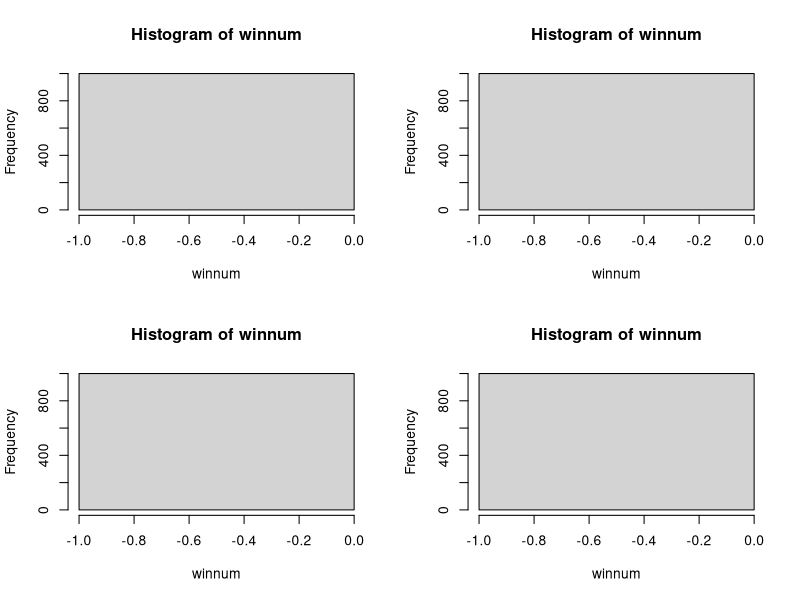

Generate this figure with R:
##https://www.r-bloggers.com/dirichlet-process-infinite-mixture-models-and-clustering/

par(mfrow=c(2,2))

#higher alpha leads to higher probability of lower values
stick_draw = function(num.vals, alpha) {
  betas = rbeta(num.vals, 1, alpha)
  stick.to.right = c(1, cumprod(1 - betas))[1:num.vals]
  weights = stick.to.right * betas
  weights
}

winnum=matrix(0,1000,1)
cum.breaks=matrix(0,1000,20)
#first number is windows; 
#second is alpha: sets break points...

for(i in 1:1000){
  d=stick_draw(20,5)
  breaks=unique(c(0,cumsum(round(d*20)),20))
  cum.breaks[i,1:length(breaks)]=breaks
  #  print(breaks)
  a=1:20
  testwin=window(a,breaks=breaks)
  winnum[i] = length(levels(testwin))
}

hist(winnum); table(winnum); mean(winnum)
print('mean')
apply(cum.breaks,2,mean,na.rm=TRUE)
print('max')
apply(cum.breaks[,1:19],2,max,na.rm=TRUE)
print('min')
apply(cum.breaks[,1:19],2,min,na.rm=TRUE)


#unique algorithm...
#need proof???
#

####uniform equality partition ....
#50% probability it is equal to next value
winnum=matrix(0,1000,1)
cum.breaks=matrix(as.numeric(NA),1000,20)

for(i in 1:1000){
  mean.wins=round(runif(1)*20); #print(mean.wins)
  a=1:20
  winprob=1-(mean.wins/max(a))
  partition=runif(19)>winprob
  if(!any(partition)){next} #skip cases with no breaks (could add as continuous...)
  breaks=which(partition==TRUE)
  cum.breaks[i,1:length(breaks)]=breaks
  testwin=window(a,breaks=c(0,breaks,max(a)))
  print(breaks)
  winnum[i] = length(levels(testwin))
  
}

hist(winnum); table(winnum); mean(winnum)
cat('mean window length', 20/mean(winnum))


print('mean')
apply(cum.breaks,2,mean,na.rm=TRUE)
print('max')
apply(cum.breaks[,1:19],2,max,na.rm=TRUE)
print('min')
apply(cum.breaks[,1:19],2,min,na.rm=TRUE)




####alt idea ---- each is an ind parameter of equality to next value
#then in the mh algorithm, they can be updated
#you can probably figure out using combinotorics the best way 
# to limit window size
# e.g. if probability of equality is .2 ... sum(.2>runif(1000))/1000

#reasonable prior: as likely to equal as not equal...
#should look at that bayesian model from the green book some time...

winnum=matrix(0,1000,1)
cum.breaks=matrix(as.numeric(NA),1000,20)


p=rep(.5,20) # can draw from a proposal support between 0 and 1
#can also use this to sample breaks

for(i in 1:1000){
  equ.draws = runif(20)
  partition = p>equ.draws
  if(!any(partition)){next} #skip cases with no breaks (could add as continuous...)
  breaks=c(0,which(partition==TRUE),20)
  print(breaks)  
  cum.breaks[i,1:length(breaks)]=breaks
  testwin=window(a,breaks=unique(breaks))
  print(breaks)
  winnum[i] = length(levels(testwin))
  
}

hist(winnum); table(winnum); mean(winnum)
cat('mean window length', 20/mean(winnum))


print('mean')
apply(cum.breaks,2,mean,na.rm=TRUE)
print('max')
apply(cum.breaks[,1:19],2,max,na.rm=TRUE)
print('min')
apply(cum.breaks[,1:19],2,min,na.rm=TRUE)


####
#equality constraints sampler; i.e. sampling "breaks" directly
winnum=matrix(0,1000,1)
cum.breaks=matrix(as.numeric(NA),1000,20)

n.constraints=3
for(i in 1:1000){
  #set uniform partition
  partition = rep(TRUE,length(a)-1)
  #draw random constraints based on n.constraints, 
  #i.e. 1 constraint = equal to the next beta (behind may be more natural)
  partition[sample(head(a,-1),n.constraints)] = FALSE
  if(!any(partition)){next} #skip cases with no breaks (could add as continuous...)
  breaks=c(0,which(partition==TRUE),20)
  print(breaks)  
  cum.breaks[i,1:length(breaks)]=breaks
  testwin=window(a,breaks=unique(breaks))
  print(breaks)
  winnum[i] = length(levels(testwin))
  
}

hist(winnum); table(winnum); mean(winnum)
cat('mean window length', 20/mean(winnum))


print('mean')
apply(cum.breaks,2,mean,na.rm=TRUE)
print('max')
apply(cum.breaks[,1:19],2,max,na.rm=TRUE)
print('min')
apply(cum.breaks[,1:19],2,min,na.rm=TRUE)

sum(!duplicated(cum.breaks),margin=1)
